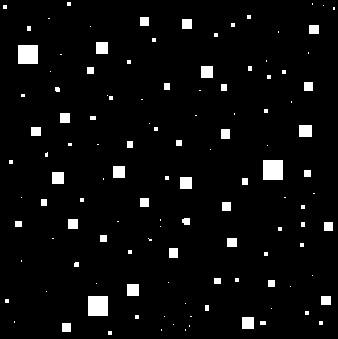
#> input picture squares.tif, 338 x 339 px
$ jupyter execute --allow-errors IP_Exp7.ipynb
#> lines starting #> are read from the running program, lines starting #| are printed output that depends on the picture; after the words box and inside, x2 and y2 are one past the last pixel; in counts of white or black regions, pixels touching at a corner belong together
Experiment No. 7 : Morphological Operations

Aim : <br>
1.	Perform erosion on the given test image using a square structuring element of size 11x11,15x15, 45x45.<br>
2.	Perform dilation on the given test image with broken text characters using a suitable structuring element to show that the broken segments were joined.
3.  Oserve the effect of opening and closing on the given test images.
Analyze and compare the effect of structuring elements of different sizes on the test images.

Import Libraries

[cell 1]
import cv2
import numpy as np
import matplotlib.pyplot as plt

# Erosion : <br>
In the erosion operation, if for EVERY pixel that is true (1 / shaded) in the structuring element, the corresponding pixel in the image is also true (1/shaded), then the output pixel is set to true (1/shaded). Otherwise, the output pixel is set to false (0/unshaded).

# Erosion and Dilation for of Grey scale image <br>

#  Python code for performing erosion

[cell 2]
#Read the image for erosion squares.tif
img = cv2.imread('erosion.png',0)
#> (the rest of this cell did not finish here and is left out)

[cell 3]
img = cv2.imread('squares.tif',0)
#> img: shape (339, 338); 4.3% white; 120 white regions (73 under 20 px), largest, box (x1, y1, x2, y2) and area: (263, 160, 283, 180) 400, (88, 296, 108, 316) 400, (18, 45, 38, 64) 380
plt.imshow(img,cmap='gray')

r,c = img.shape
#> r = 339; c = 338
erode=np.zeros((r,c),dtype=int)
for i in range(1,r-1):
  for j in range(1,c-1):
    temp=[img[i-1,j-1],img[i-1,j],img[i-1,j+1],img[i,j-1],img[i,j],img[i,j+1],img[i+1,j-1],img[i+1,j],img[i+1,j+1]]
    erode[i,j]=min(temp)
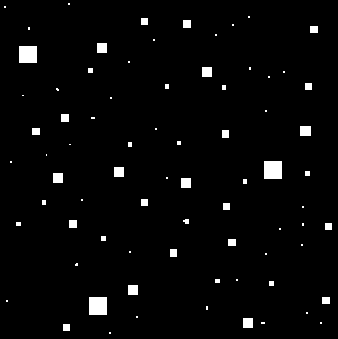
#> erode: shape (339, 338) int64; 2.6% white; 76 white regions (38 under 20 px), largest, box (x1, y1, x2, y2) and area: (264, 161, 282, 179) 324, (89, 297, 107, 315) 324, (19, 46, 37, 63) 306

plt.subplot(121)
plt.imshow(img,cmap='gray')
plt.title(' Image')
plt.subplot(122)
plt.imshow(erode,cmap='gray')
plt.title('Eroded Image')
plt.tight_layout()
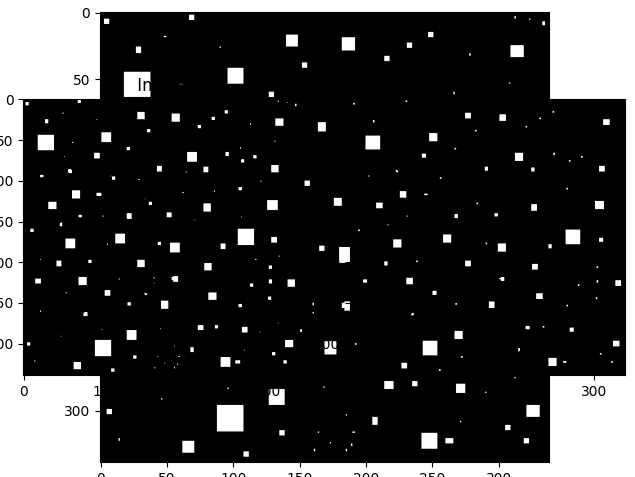
#> figure drawn by matplotlib, 3 panels
